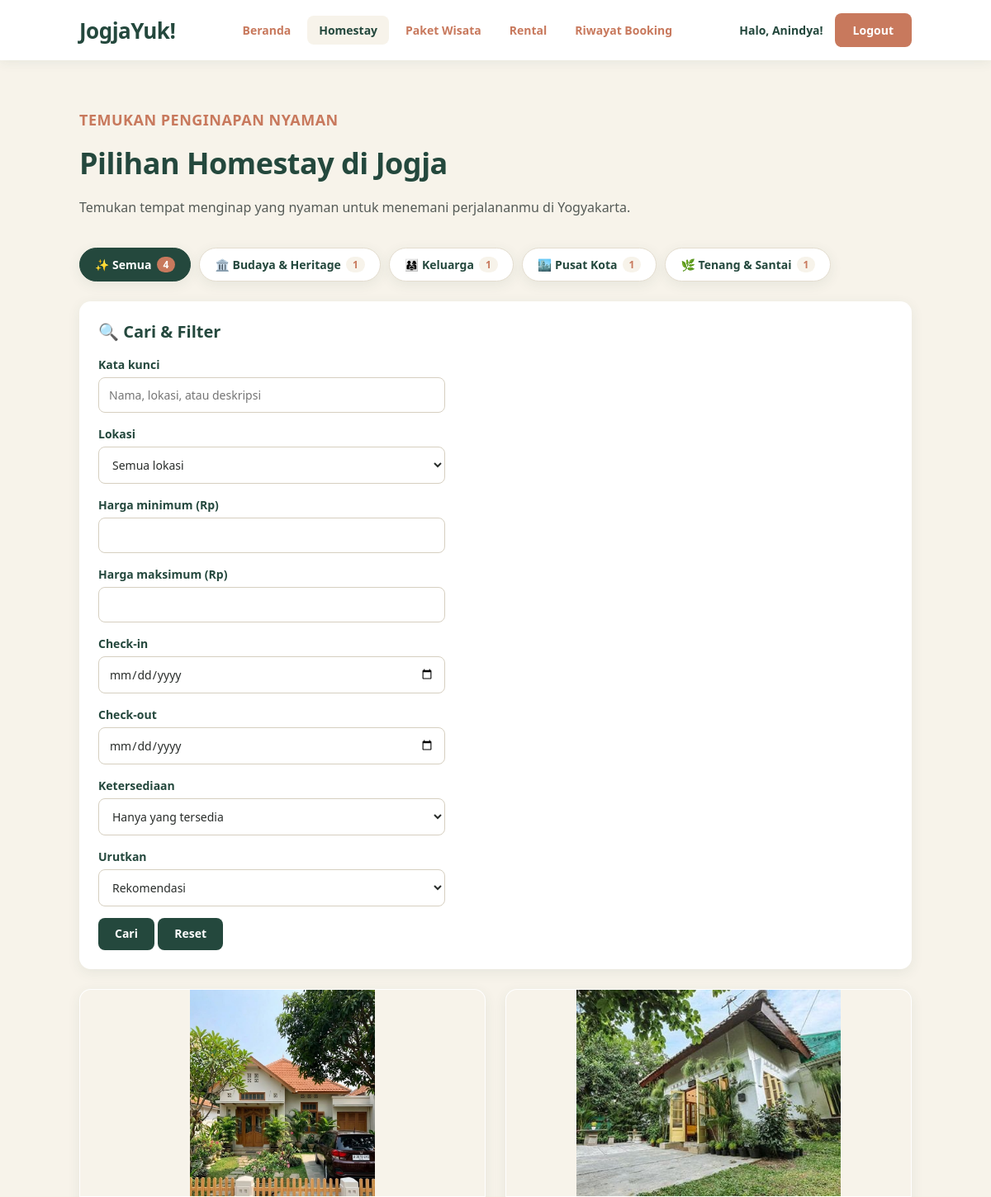
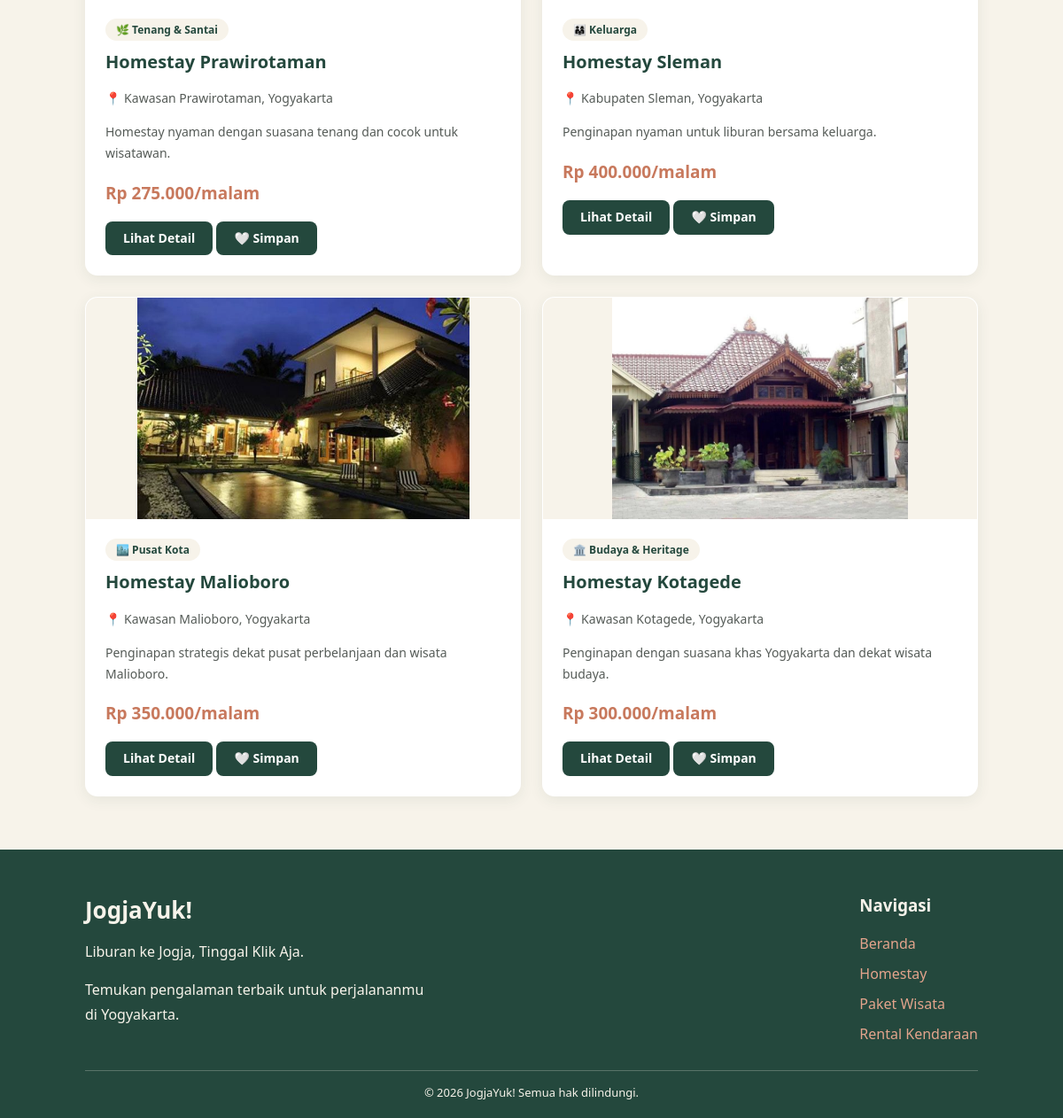
The page /pages/homestay.php (signed in) on the database its author committed (2 pictures, top to bottom).
### tables this page shows
CREATE TABLE `homestay` (
  `id` int(11) NOT NULL AUTO_INCREMENT,
  `nama_homestay` varchar(150) NOT NULL,
  `lokasi` varchar(150) NOT NULL,
  `kategori` varchar(50) DEFAULT NULL,
  `deskripsi` text DEFAULT NULL,
  `harga_per_malam` decimal(12,2) NOT NULL,
  `fasilitas` text DEFAULT NULL,
  `gambar` varchar(255) DEFAULT NULL,
  `status` enum('tersedia','tidak tersedia') DEFAULT 'tersedia',
  `created_at` timestamp NOT NULL DEFAULT current_timestamp(),
  PRIMARY KEY (`id`),
  KEY `idx_homestay_kategori` (`kategori`)
);

### config/helper.php (the view, shortened to what this page needs)
<?php
function e($s) { return htmlspecialchars((string)$s, ENT_QUOTES, 'UTF-8'); }
function rupiah($n) { return 'Rp ' . number_format((float)$n, 0, ',', '.'); }
function sudahLogin() { return isset($_SESSION['user_id']); }
function halamanSekarang() {
    return basename($_SERVER['PHP_SELF']) . (!empty($_SERVER['QUERY_STRING']) ? '?' . $_SERVER['QUERY_STRING'] : '');
}
function csrfToken() {
    return $_SESSION['csrf'];
}
function csrfField() { return '<input type="hidden" name="csrf" value="' . csrfToken() . '">'; }
function qAll($k, $sql, $types = '', $params = []) {
    $s = mysqli_prepare($k, $sql);
    if ($types !== '') { mysqli_stmt_bind_param($s, $types, ...$params); }
    mysqli_stmt_execute($s);
    $r = mysqli_stmt_get_result($s);
    return $r ? mysqli_fetch_all($r, MYSQLI_ASSOC) : [];
}
function navAkun($prefix = '') {
    if (sudahLogin()) {
        echo '<div class="menu-akun"><span>Halo, <a href="' . $prefix . 'profil.php" title="Profil Saya" style="color:inherit;text-decoration:none">'
            . e($_SESSION['nama']) . '</a>!</span> <a href="' . $prefix . 'logout.php" class="tombol-login">Logout</a></div>';
    } else {
        echo '<a href="' . $prefix . 'login.php" class="tombol-login">Login</a>';
    }
}
function navbarHalaman($aktif = '', $logo = 'JogjaYuk!', $extraMenu = '') {
    $m = ['homestay' => ['homestay.php', 'Homestay'], 'paket' => ['paketWisata.php', 'Paket Wisata'], 'rental' => ['rental.php', 'Rental'],
          'riwayat' => ['riwayatBooking.php', 'Riwayat Booking']];
    echo '<header class="navbar"><a href="../index.php" class="logo">' . $logo . '</a><nav class="menu"><a href="../index.php">Beranda</a>';
    foreach ($m as $k => $v) {
        echo '<a href="' . $v[0] . '"' . ($aktif === $k ? ' class="aktif"' : '') . '>' . $v[1] . '</a>';
    }
    echo $extraMenu . '</nav>';
    navAkun();
    echo '</header>';
}
function footerHalaman() { ?>
    <footer class="footer">
        <div class="footer-container">
            <div class="footer-identitas">
                <h2>JogjaYuk!</h2>
                <p>Liburan ke Jogja, Tinggal Klik Aja.</p>
                <p>Temukan pengalaman terbaik untuk perjalananmu di Yogyakarta.</p>
            </div>
            <div class="footer-navigasi">
                <h3>Navigasi</h3>
                <a href="../index.php">Beranda</a>
                <a href="homestay.php">Homestay</a>
                <a href="paketWisata.php">Paket Wisata</a>
                <a href="rental.php">Rental Kendaraan</a>
            </div>
        </div>
        <div class="footer-bawah"><p>&copy; 2026 JogjaYuk! Semua hak dilindungi.</p></div>
    </footer>
<?php }
function tombolWishlist($tipe, $id, $aktif) {
    return '<form method="POST" action="wishlistToggle.php" style="display:inline">' . csrfField()
        . '<input type="hidden" name="tipe" value="' . e($tipe) . '">'
        . '<input type="hidden" name="item_id" value="' . (int)$id . '">'
        . '<input type="hidden" name="back" value="' . e(halamanSekarang()) . '">'
        . '<button type="submit" class="tombol-detail" style="border:none;cursor:pointer;margin-top:0">'
        . ($aktif ? '❤️ Favorit' : '🤍 Simpan') . '</button></form>';
}
function metaItem($tipe, $r) {
    if ($tipe === 'homestay') {
        return ['judul' => $r['nama_homestay'], 'harga' => $r['harga_per_malam'], 'satuan' => 'malam',
                'detail' => 'detailHomestay.php', 'emoji' => '🏡', 'kelas' => 'gambar-produk gambar-homestay'];
    }
    return ['judul' => $r['nama_kendaraan'], 'harga' => $r['harga_per_hari'], 'satuan' => 'hari',
            'detail' => 'detailRental.php', 'emoji' => emojiRental($r['jenis_kendaraan']), 'kelas' => 'gambar-produk'];
}
function kartuProduk($tipe, $r, $favIds, $qs = '') {
    $m = metaItem($tipe, $r);
    $g = basename((string)($r['gambar'] ?? ''));
    echo '<article class="kartu-produk">';
    if ($g !== '' && file_exists(__DIR__ . '/../assets/images/' . $g)) {
        echo '<img src="../assets/images/' . e($g) . '" alt="' . e($m['judul']) . '" class="gambar-produk">';
    } else {
        echo '<div class="' . $m['kelas'] . '">' . $m['emoji'] . '</div>';
    }
    echo '<div class="isi-produk">';
    if (!empty($r['kategori'])) {
        echo '<span class="badge-kategori">' . emojiKategori($r['kategori']) . ' ' . e($r['kategori']) . '</span>';
    }
    echo '<h2>' . e($m['judul']) . '</h2><p>📍 ' . e($r['lokasi']) . '</p>';
    echo '<p>' . e($r['deskripsi']) . '</p>';
    echo '<h3>' . rupiah($m['harga']) . '/' . $m['satuan'] . '</h3>';
    echo '<a href="' . $m['detail'] . '?id=' . (int)$r['id'] . $qs . '" class="tombol-detail">Lihat Detail</a> ';
    echo tombolWishlist($tipe, $r['id'], in_array((int)$r['id'], $favIds, true));
    echo '</div></article>';
}
function bangunFilter(array $kolomCari, $kolomHarga, $kolomJenis = '') {
    $w = []; $t = ''; $p = [];
    $q = trim($_GET['q'] ?? '');
    $lok = trim($_GET['lokasi'] ?? '');
    if ($kolomJenis !== '') {
        $j = trim($_GET['kategori'] ?? '');
    }
    $min = $_GET['harga_min'] ?? ''; $max = $_GET['harga_max'] ?? '';
    if (($_GET['status'] ?? 'tersedia') !== 'semua') { $w[] = "status = 'tersedia'"; }
    return [$w, $t, $p];
}
function urutan($kolomHarga) {
    $m = ['termurah' => "$kolomHarga ASC", 'termahal' => "$kolomHarga DESC", 'terbaru' => 'id DESC'];
    return $m[$_GET['sort'] ?? ''] ?? 'id ASC';
}
function formFilter(array $lokasiList, $tanggal = false, array $jenisList = []) {
    $v = function ($k) { return e($_GET[$k] ?? ''); };
    $sel = function ($k, $val) { return (($_GET[$k] ?? '') === $val) ? ' selected' : ''; };
    $reset = basename($_SERVER['PHP_SELF']);
    ?>
    <section>
        <article class="kartu-produk" style="margin-bottom:24px">
            <div class="isi-produk">
                <h2>🔍 Cari &amp; Filter</h2>
                <form method="GET">
                    <label>Kata kunci</label>
                    <input type="text" name="q" value="<?php echo $v('q'); ?>" placeholder="Nama, lokasi, atau deskripsi">
                    <label>Lokasi</label>
                    <select name="lokasi">
                        <option value="">Semua lokasi</option>
                    </select>
                    <label>Harga minimum (Rp)</label>
                    <input type="number" name="harga_min" min="0" value="<?php echo $v('harga_min'); ?>">
                    <label>Harga maksimum (Rp)</label>
                    <input type="number" name="harga_max" min="0" value="<?php echo $v('harga_max'); ?>">
                    <?php if ($tanggal): ?>
                        <label>Check-in</label>
                        <input type="date" name="checkin" min="<?php echo date('Y-m-d'); ?>" value="<?php echo $v('checkin'); ?>">
                        <label>Check-out</label>
                        <input type="date" name="checkout" min="<?php echo date('Y-m-d'); ?>" value="<?php echo $v('checkout'); ?>">
                    <?php endif; ?>
                    <label>Ketersediaan</label>
                    <select name="status">
                        <option value="tersedia"<?php echo $sel('status', 'tersedia'); ?>>Hanya yang tersedia</option>
                    </select>
                    <label>Urutkan</label>
                    <select name="sort">
                        <option value="">Rekomendasi</option>
                    </select>
                    <div>
                        <button type="submit" class="tombol-detail" style="border:none">Cari</button>
                        <a href="<?php echo e($reset); ?>" class="tombol-detail">Reset</a>
                    </div>
                </form>
            </div>
        </article>
    </section>
<?php }
function emojiKategori($n) {
    $m = ['Pusat Kota' => '🏙️', 'Budaya & Heritage' => '🏛️', 'Keluarga' => '👨‍👩‍👧', 'Tenang & Santai' => '🌿',
          'Candi & Budaya' => '🏛️', 'Alam & Pemandangan' => '🏞️', 'Pantai' => '🏖️',
          'Motor' => '🛵', 'Mobil' => '🚗', 'Jeep' => '🚙'];
    return $m[$n] ?? '🏷️';
}
function barKategori(array $daftar) {
    $aktif = $_GET['kategori'] ?? '';
    $base = basename($_SERVER['PHP_SELF']);
    $link = function ($v) use ($base) {
        $p = $_GET;
        unset($p['kategori']);
        if ($v !== '') { $p['kategori'] = $v; }
        $qs = http_build_query($p);
        return $base . ($qs ? '?' . $qs : '');
    };
    $total = array_sum(array_column($daftar, 'n'));
    echo '<div class="kategori-bar"><a href="' . e($link('')) . '" class="chip-kategori' . ($aktif === '' ? ' aktif' : '') . '">✨ Semua <span>' . (int)$total . '</span></a>';
    foreach ($daftar as $d) {
        echo '<a href="' . e($link($d['nama'])) . '" class="chip-kategori' . ($aktif === $d['nama'] ? ' aktif' : '') . '">'
            . emojiKategori($d['nama']) . ' ' . e($d['nama']) . ' <span>' . (int)$d['n'] . '</span></a>';
    }
    echo '</div>';
}

### pages/homestay.php (shortened to what this page needs)
<?php
include "../config/helper.php";
list($w, $t, $p) = bangunFilter(['nama_homestay', 'lokasi', 'deskripsi', 'fasilitas'], 'harga_per_malam', 'kategori');
$qs = '';
$sql = "SELECT * FROM homestay" . ($w ? ' WHERE ' . implode(' AND ', $w) : '') . ' ORDER BY ' . urutan('harga_per_malam');
$daftar = qAll($koneksi, $sql, $t, $p);
$lokasiList = array_column(qAll($koneksi, "SELECT DISTINCT lokasi FROM homestay ORDER BY lokasi"), 'lokasi');
$kategoriList = qAll($koneksi, "SELECT kategori AS nama, COUNT(*) AS n FROM homestay WHERE status = 'tersedia' AND kategori IS NOT NULL AND kategori <> '' GROUP BY kategori ORDER BY kategori");
$fav = ambilWishlist($koneksi, 'homestay');
?>
<!DOCTYPE html>
<html lang="id">
<head>
    <link rel="stylesheet" href="../assets/css/style.css">
</head>
<body>
    <?php navbarHalaman('homestay'); ?>
    <main class="halaman-katalog">
        <div class="judul-katalog">
            <p class="slogan">Temukan Penginapan Nyaman</p>
            <h1>Pilihan Homestay di Jogja</h1>
            <p>
                Temukan tempat menginap yang nyaman
                untuk menemani perjalananmu di Yogyakarta.
            </p>
        </div>
        <?php barKategori($kategoriList); ?>
        <?php formFilter($lokasiList, true); ?>
        <section class="grid-produk">
            <?php if ($daftar): ?>
                <?php foreach ($daftar as $row): kartuProduk('homestay', $row, $fav, $qs); endforeach; ?>
            <?php else: ?>
                <p>Tidak ada homestay yang sesuai dengan pencarianmu.</p>
            <?php endif; ?>
        </section>
    </main>
    <?php footerHalaman(); ?>
</body>
</html>

### rows shown on the page
homestay: gambar (picture), kategori "🌿", kategori "Tenang & Santai", nama_homestay "Homestay Prawirotaman", lokasi "Kawasan Prawirotaman, Yogyakarta", deskripsi "Homestay nyaman dengan suasana tenang dan cocok untuk wisatawan.", harga_per_malam "Rp 275.000"
homestay: gambar (picture), kategori "👨‍👩‍👧", kategori "Keluarga", nama_homestay "Homestay Sleman", lokasi "Kabupaten Sleman, Yogyakarta", deskripsi "Penginapan nyaman untuk liburan bersama keluarga.", harga_per_malam "Rp 400.000"
homestay: gambar (picture), kategori "🏙️", kategori "Pusat Kota", nama_homestay "Homestay Malioboro", lokasi "Kawasan Malioboro, Yogyakarta", deskripsi "Penginapan strategis dekat pusat perbelanjaan dan wisata Malioboro.", harga_per_malam "Rp 350.000"
homestay: gambar (picture), kategori "🏛️", kategori "Budaya & Heritage", nama_homestay "Homestay Kotagede", lokasi "Kawasan Kotagede, Yogyakarta", deskripsi "Penginapan dengan suasana khas Yogyakarta dan dekat wisata budaya.", harga_per_malam "Rp 300.000"

### other values the page prints
$logo "JogjaYuk!"
$v[1] "Homestay"
$v[1] "Paket Wisata"
$v[1] "Rental"
$v[1] "Riwayat Booking"
$_SESSION['nama'] "Anindya"
$total "4"
emojiKategori($d['nama']) "🏛️"
$d['nama'] "Budaya & Heritage"
$d['n'] "1"
emojiKategori($d['nama']) "👨‍👩‍👧"
$d['nama'] "Keluarga"
emojiKategori($d['nama']) "🏙️"
$d['nama'] "Pusat Kota"
emojiKategori($d['nama']) "🌿"
